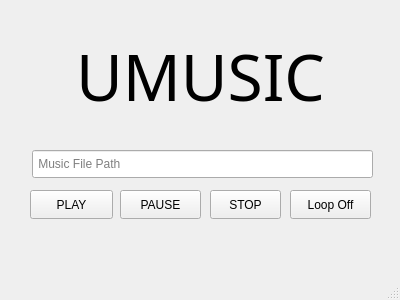
<?xml version="1.0" encoding="UTF-8"?>
<ui version="4.0">
 <class>MainWindow</class>
 <widget class="QMainWindow" name="MainWindow">
  <property name="geometry">
   <rect>
    <x>0</x>
    <y>0</y>
    <width>400</width>
    <height>300</height>
   </rect>
  </property>
  <property name="minimumSize">
   <size>
    <width>400</width>
    <height>300</height>
   </size>
  </property>
  <property name="maximumSize">
   <size>
    <width>400</width>
    <height>300</height>
   </size>
  </property>
  <property name="acceptDrops">
   <bool>true</bool>
  </property>
  <property name="windowTitle">
   <string>UMusic</string>
  </property>
  <property name="windowIcon">
   <iconset theme="applications-multimedia"/>
  </property>
  <property name="whatsThis">
   <string/>
  </property>
  <widget class="QWidget" name="centralwidget">
   <widget class="QPushButton" name="playBtn">
    <property name="geometry">
     <rect>
      <x>30</x>
      <y>190</y>
      <width>83</width>
      <height>29</height>
     </rect>
    </property>
    <property name="sizePolicy">
     <sizepolicy hsizetype="Expanding" vsizetype="Expanding">
      <horstretch>0</horstretch>
      <verstretch>0</verstretch>
     </sizepolicy>
    </property>
    <property name="text">
     <string>PLAY</string>
    </property>
   </widget>
   <widget class="QLineEdit" name="addr">
    <property name="enabled">
     <bool>true</bool>
    </property>
    <property name="geometry">
     <rect>
      <x>32</x>
      <y>150</y>
      <width>341</width>
      <height>28</height>
     </rect>
    </property>
    <property name="mouseTracking">
     <bool>true</bool>
    </property>
    <property name="placeholderText">
     <string> Music File Path</string>
    </property>
    <property name="clearButtonEnabled">
     <bool>false</bool>
    </property>
   </widget>
   <widget class="QPushButton" name="stopBtn">
    <property name="geometry">
     <rect>
      <x>210</x>
      <y>190</y>
      <width>71</width>
      <height>29</height>
     </rect>
    </property>
    <property name="sizePolicy">
     <sizepolicy hsizetype="Expanding" vsizetype="Expanding">
      <horstretch>0</horstretch>
      <verstretch>0</verstretch>
     </sizepolicy>
    </property>
    <property name="text">
     <string>STOP</string>
    </property>
   </widget>
   <widget class="QPushButton" name="pauseBtn">
    <property name="geometry">
     <rect>
      <x>120</x>
      <y>190</y>
      <width>81</width>
      <height>29</height>
     </rect>
    </property>
    <property name="sizePolicy">
     <sizepolicy hsizetype="Expanding" vsizetype="Expanding">
      <horstretch>0</horstretch>
      <verstretch>0</verstretch>
     </sizepolicy>
    </property>
    <property name="text">
     <string>PAUSE</string>
    </property>
   </widget>
   <widget class="QPushButton" name="loopBtn">
    <property name="geometry">
     <rect>
      <x>290</x>
      <y>190</y>
      <width>81</width>
      <height>29</height>
     </rect>
    </property>
    <property name="sizePolicy">
     <sizepolicy hsizetype="Expanding" vsizetype="Expanding">
      <horstretch>0</horstretch>
      <verstretch>0</verstretch>
     </sizepolicy>
    </property>
    <property name="text">
     <string>Loop Off</string>
    </property>
   </widget>
   <widget class="QLabel" name="label">
    <property name="geometry">
     <rect>
      <x>30</x>
      <y>20</y>
      <width>341</width>
      <height>111</height>
     </rect>
    </property>
    <property name="font">
     <font>
      <family>Stencil</family>
      <pointsize>48</pointsize>
      <bold>false</bold>
     </font>
    </property>
    <property name="text">
     <string>UMUSIC</string>
    </property>
    <property name="alignment">
     <set>Qt::AlignCenter</set>
    </property>
   </widget>
  </widget>
  <widget class="QMenuBar" name="menubar">
   <property name="geometry">
    <rect>
     <x>0</x>
     <y>0</y>
     <width>400</width>
     <height>25</height>
    </rect>
   </property>
  </widget>
  <widget class="QStatusBar" name="statusbar"/>
 </widget>
 <resources/>
 <connections/>
</ui>
